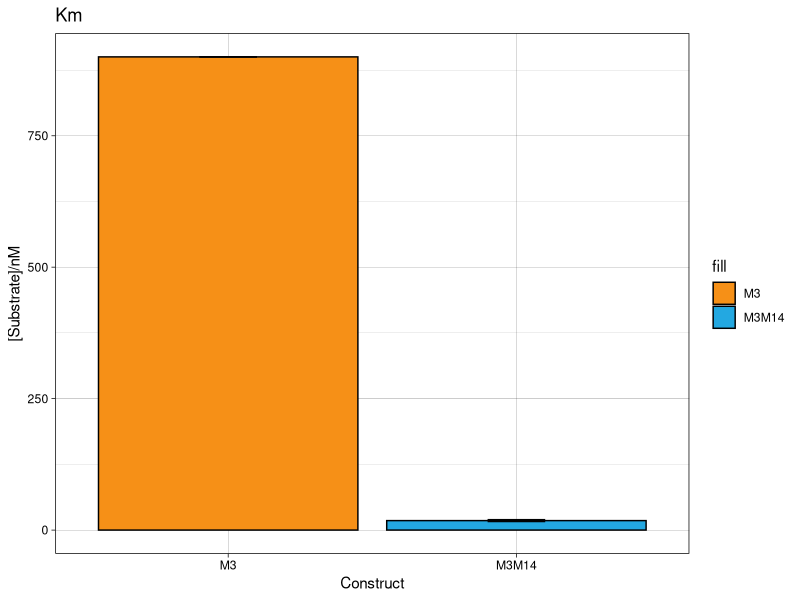
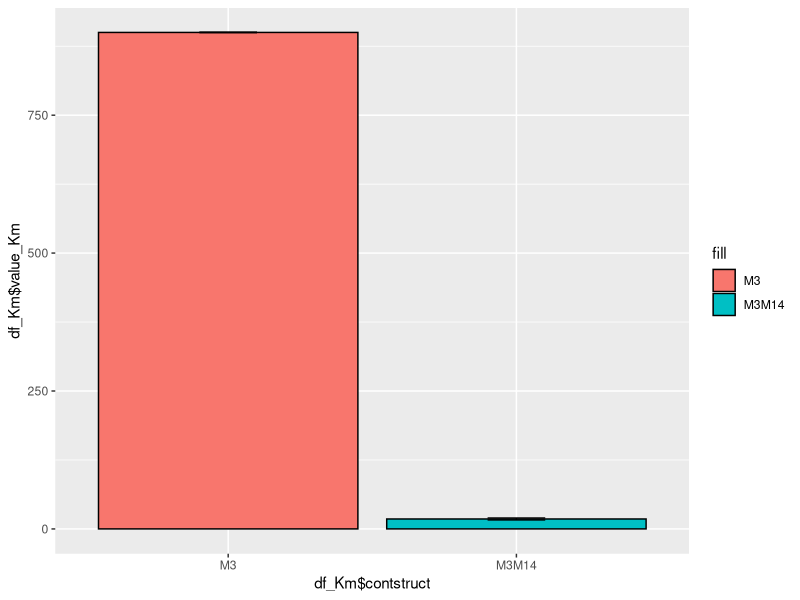
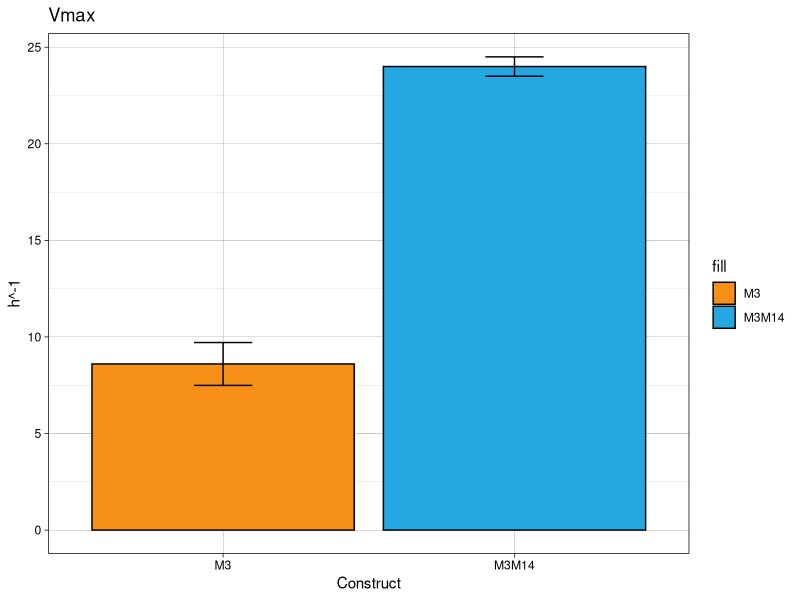
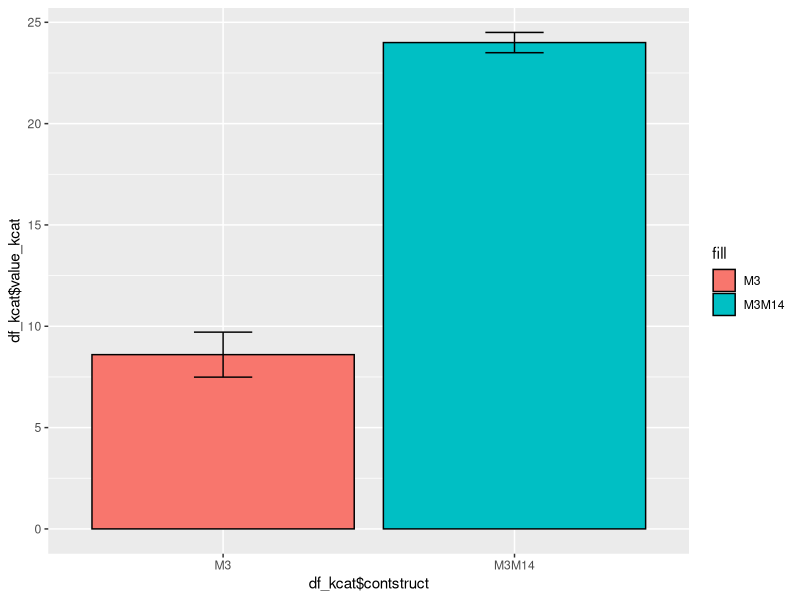
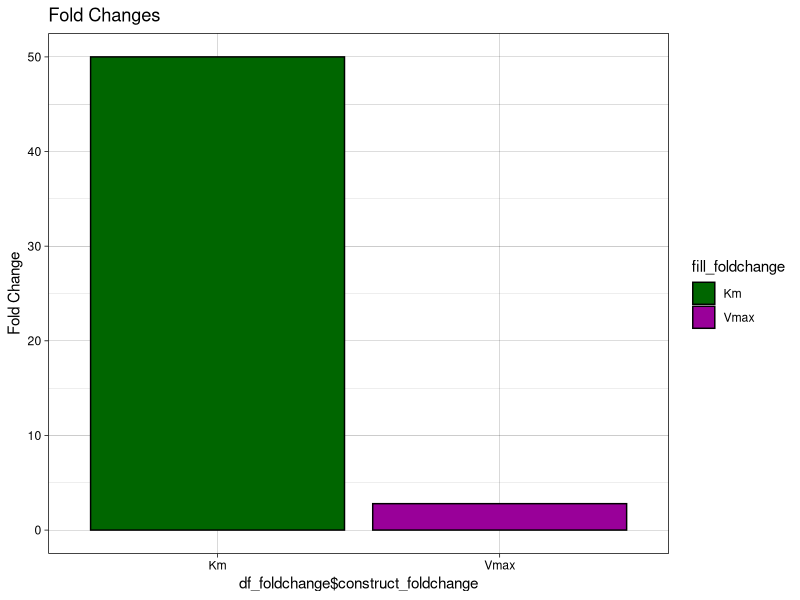
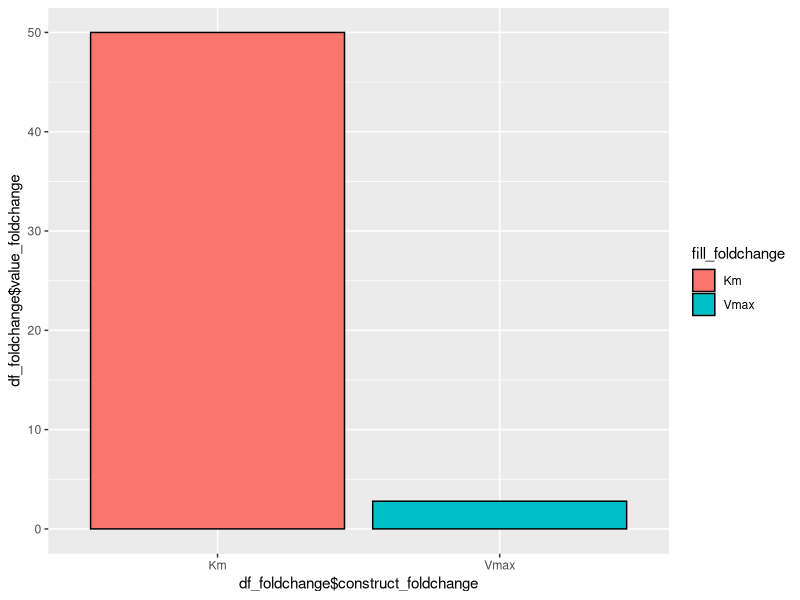

These charts were generated, in order, by the following R code:
#load libraries
library(tidyverse)

#Create the columns: 
contstruct <- c("M3", "M3M14") 
value_Km <- c(900, 18)
SD_Km <- c(0, 1.76)
value_kcat <- c(8.6, 24)
SD_kcat <- c(1.11, 0.5)
fill <- c("M3", "M3M14")

#Create dataframe:
df_Km <- data.frame(contstruct, value_Km, SD_Km, fill)
df_kcat <- data.frame(contstruct, value_kcat, SD_kcat, fill)

#Create ggplot: 
p <- ggplot(df_Km, aes(x=df_Km$contstruct, y=df_Km$value_Km, fill=fill)) +
  geom_bar(stat = "identity", color="black", position = position_dodge()) +
  geom_errorbar(aes(ymin=value_Km-SD_Km, ymax=value_Km+SD_Km), width=.2,
                position=position_dodge(.9))

#Finished bar plot:
p+labs(title = "Km", x="Construct", y ="[Substrate]/nM") + 
  theme_linedraw() +
  scale_fill_manual(values = c('#F69017', "#23A8E1"))

print(p)

p <- ggplot(df_kcat, aes(x=df_kcat$contstruct, y=df_kcat$value_kcat, fill=fill)) +
  geom_bar(stat = "identity", color="black", position = position_dodge()) +
  geom_errorbar(aes(ymin=value_kcat-SD_kcat, ymax=value_kcat+SD_kcat), width=.2,
                position=position_dodge(.9))

#Finished bar plot:
p+labs(title = "Vmax", x="Construct", y ="h^-1") + 
  theme_linedraw() +
  scale_fill_manual(values = c('#F69017', "#23A8E1"))

print(p)

#Calculate the fold changes:
Km_FoldChange=df_Km[1,2]/df_Km[2,2]
Vmax_FoldChange=df_kcat[2,2]/df_kcat[1,2]

#Create dataframe containing the fold changes. 
construct_foldchange <- c("Km", "Vmax")
value_foldchange <- c(Km_FoldChange, Vmax_FoldChange)
fill_foldchange <- c("Km", "Vmax")

df_foldchange <- data.frame(construct_foldchange, value_foldchange, fill_foldchange)

#Create the plot

p <- ggplot(df_foldchange, aes(x=df_foldchange$construct_foldchange, y=df_foldchange$value_foldchange, fill=fill_foldchange)) +
  geom_bar(stat = "identity", color="black", position = position_dodge())

p+labs(title = "Fold Changes", y ="Fold Change") + 
  theme_linedraw() +
  scale_fill_manual(values = c('#006600', "#990099"))

print(p)
